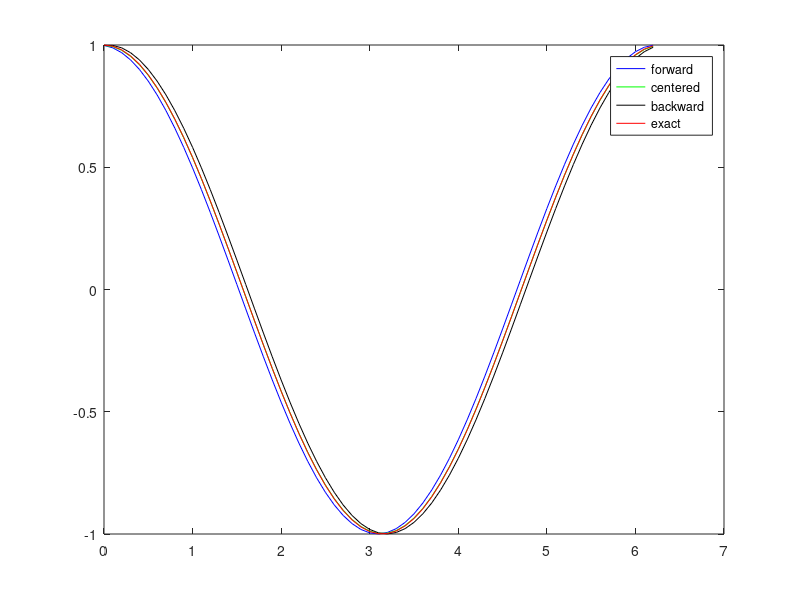

Write MATLAB code to recreate this figure.
f = @(x) sin(x);
df_exact = @(x) cos(x);

for_diff = @(x, h) (f(x + h) - f(x)) / h;
cen_diff = @(x, h) (f(x+h) - f(x - h)) / (2*h);
bac_diff = @(x, h) (f(x) - f(x-h)) / h; 

x = 0:0.1:2*pi;
h = 0.1;
dfdx_f = for_diff(x, h); % "Implicit expansion"
dfdx_c = cen_diff(x, h);
dfdx_b = bac_diff(x, h);

plot(x, dfdx_f, 'b');
hold on;
plot(x, dfdx_c, 'g');
plot(x, dfdx_b, 'k');
plot(x, df_exact(x), 'r');

legend('forward',  'centered', 
       'backward', 'exact')

hold off;
